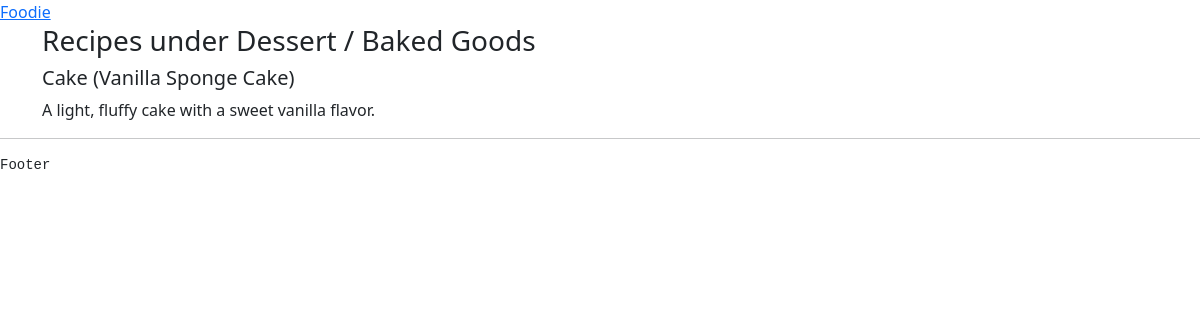
The page /recipes/9/ on the database its author committed.
### foodieApp/models.py (models this page shows)
class Category(models.Model):
    name = models.CharField(max_length=100)
    date = models.DateField(auto_now_add=True)
    class Meta:
        ordering = ['-date']
        verbose_name = 'Category'
        verbose_name_plural = 'Categories'
    def __str__(self):
        return self.name

### recipes/models.py (models this page shows, shortened)
class Recipe(models.Model):
    name = models.CharField(max_length=100)
    description = models.TextField(null=True, blank=True)
    ingredients = models.TextField()
    directions = models.TextField()
    date = models.DateTimeField(auto_now_add=True, null=True, blank=True)
    category = models.ForeignKey(Category, on_delete=models.CASCADE, related_name='recipes')

### foodieApp/views.py (the view)
# urls.py: path('recipes/<int:category_id>/', views.category_recipes, name='category_recipes'),
def category_recipes(request, category_id):
    try:
        category_recipes = Recipe.objects.filter(category=category_id)
        category = Category.objects.get(pk=category_id)
        dict = {'category_recipes': category_recipes, 'category': category}
        return render(request, 'foodieApp/category_recipes.html', dict)
    except Category.DoesNotExist:
        return HttpResponse('Category not found', status=404)

### foodieApp/templates/foodieApp/category_recipes.html
{% extends 'base.html' %}
{% block content %}
<h3>Recipes under {{ category }} </h3>
<div>
    {% for recipe in category_recipes %}
        <div>
            <div>
                <h5>{{ recipe.name }}</h5>
                <p>{{ recipe.description }}</p>
            </div>
        </div>
    {% endfor %}
</div>
{% endblock content %}

### rows shown on the page
Category: name "Dessert / Baked Goods"
Recipe: name "Cake (Vanilla Sponge Cake)", description "A light, fluffy cake with a sweet vanilla flavor."
